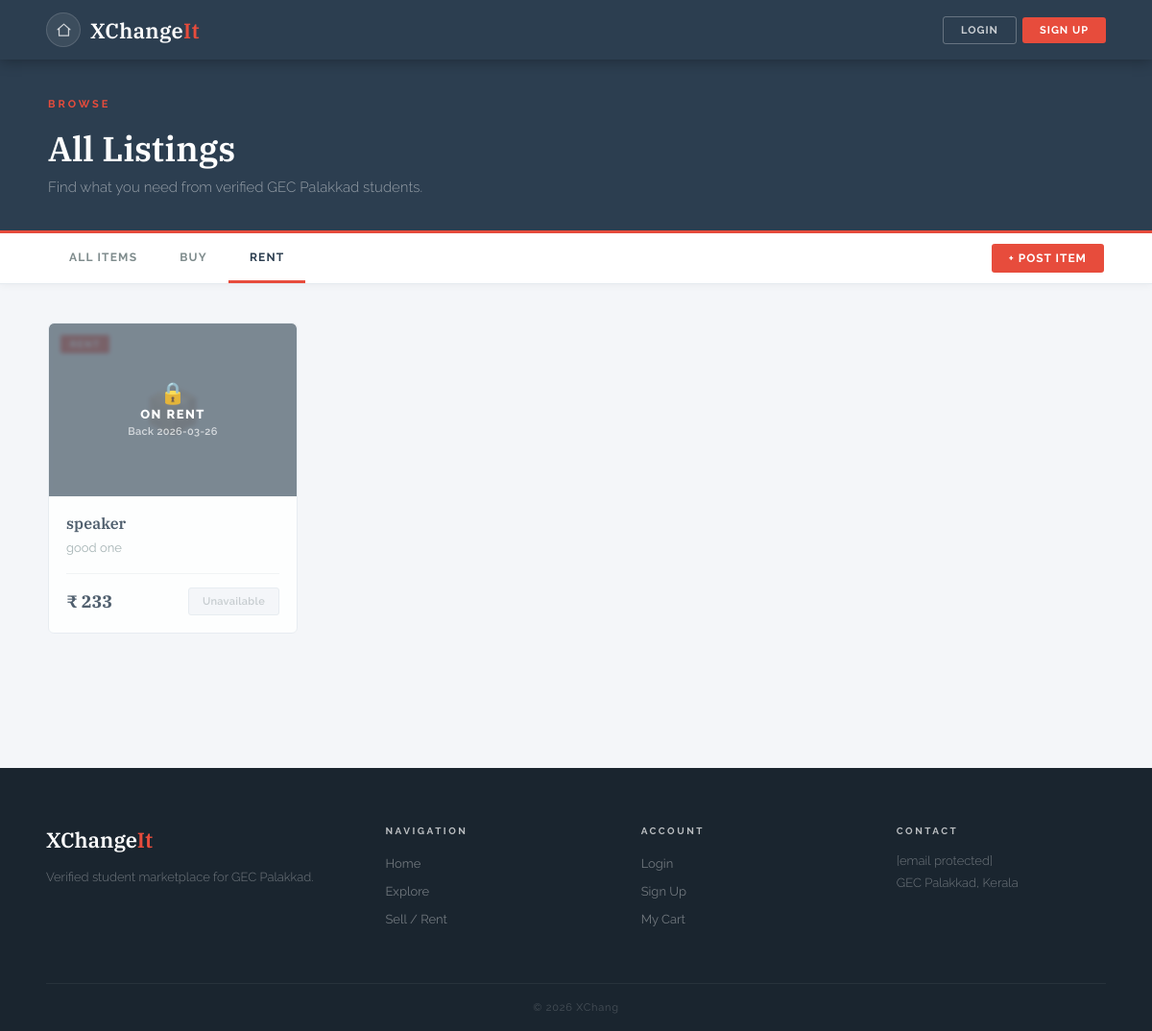
Screenshot of /explore?category=rent with the database file from the repository.
### tables this page shows
CREATE TABLE products (
            id           INTEGER PRIMARY KEY AUTOINCREMENT,
            name         TEXT    NOT NULL,
            price        INTEGER NOT NULL,
            short_desc   TEXT,
            detailed_desc TEXT,
            category     TEXT,
            image1       TEXT,
            image2       TEXT,
            image3       TEXT,
            image4       TEXT,
            image5       TEXT,
            seller       TEXT
        );

### app.py (the view)
@app.route("/explore")
def explore():
    category = request.args.get("category", "all")
    conn = sqlite3.connect(DATABASE)
    c = conn.cursor()
    if category == "buy":
        c.execute("SELECT * FROM products WHERE category='buy' ORDER BY id DESC")
    elif category == "rent":
        c.execute("SELECT * FROM products WHERE category='rent' ORDER BY id DESC")
    else:
        c.execute("SELECT * FROM products ORDER BY id DESC")
    products = c.fetchall()
    conn.close()
    pending = get_pending_count(session.get("user"))
    rent_product_ids = [p[0] for p in products if p[5] == "rent"]
    active_rents = get_active_rents_bulk(rent_product_ids)
    return render_template("explore.html", products=products, category=category,
                           pending_count=pending, active_rents=active_rents)

### app.py (called while the page is built, shortened)
def get_pending_count(username):
    if not username:
        return 0

def get_active_rents_bulk(product_ids):
    if not product_ids:
        return {}
    from datetime import date
    today = date.today().isoformat()
    conn = sqlite3.connect(DATABASE)
    conn.row_factory = sqlite3.Row
    c = conn.cursor()
    placeholders = ",".join("?" for _ in product_ids)
    c.execute(f"""SELECT product_id, MAX(rent_to) as rent_to
                  FROM order_requests
                  WHERE product_id IN ({placeholders})
                  AND status='accepted'
                  AND rent_to IS NOT NULL AND rent_to >= ?
                  GROUP BY product_id""",
              list(product_ids) + [today])
    result = {row["product_id"]: row["rent_to"] for row in c.fetchall()}
    conn.close()
    return result

### templates/explore.html (shortened to what this page needs)
<!DOCTYPE html>
<html lang="en">
<head>
  <link rel="stylesheet" href="{{ url_for('static', filename='slate.css') }}">
  <link rel="stylesheet" href="{{ url_for('static', filename='explore.css') }}">
</head>
<body>
<nav class="navbar">
  <div style="display:flex; align-items:center; gap:10px;">
    <a href="{{ url_for('home') }}" class="nav-icon-btn" data-tooltip="Home">
      <svg viewBox="0 0 24 24" width="18" height="18" fill="none" stroke="currentColor" stroke-width="2">
        <path d="M3 11L12 3l9 8"></path>
        <path d="M5 10v10h14V10"></path>
      </svg>
    </a>
    <a href="{{ url_for('home') }}" class="logo">XChange<span>It</span></a>
  </div>
  <div class="nav-right">
    {% if session.get('user') %}
      <a href="{{ url_for('cart') }}" class="nav-icon-btn" data-tooltip="Cart">
        <svg viewBox="0 0 24 24"><path d="M6 2L3 6v14a2 2 0 002 2h14a2 2 0 002-2V6l-3-4z"/><line x1="3" y1="6" x2="21" y2="6"/><path d="M16 10a4 4 0 01-8 0"/></svg>
      </a>
      <a href="{{ url_for('my_listings_chat') }}" class="nav-icon-btn" data-tooltip="Chats">
        <svg viewBox="0 0 24 24"><path d="M21 15a2 2 0 01-2 2H7l-4 4V5a2 2 0 012-2h14a2 2 0 012 2z"/></svg>
        {% if pending_count and pending_count > 0 %}
          <span class="nav-badge">{{ pending_count }}</span>
        {% endif %}
      </a>
      <div class="notif-wrap" id="notifWrap">
        <button class="nav-icon-btn notif-bell-btn" id="notifBell" data-tooltip="Notifications" onclick="toggleNotifPanel(event)" aria-label="Notifications">
          <svg viewBox="0 0 24 24" fill="none" stroke="currentColor" stroke-width="2" stroke-linecap="round" stroke-linejoin="round" width="18" height="18">
            <path d="M18 8A6 6 0 006 8c0 7-3 9-3 9h18s-3-2-3-9"/>
            <path d="M13.73 21a2 2 0 01-3.46 0"/>
          </svg>
          <span class="nav-badge notif-badge" id="notifBadge" style="display:none;"></span>
        </button>
        <div class="notif-panel" id="notifPanel" style="display:none;">
          <div class="notif-panel-header">
            <span>Notifications</span>
            <button class="notif-close-btn" onclick="closeNotifPanel()">&#x2715;</button>
          </div>
          <div class="notif-list" id="notifList">
            <div class="notif-loading">Loading&#8230;</div>
          </div>
        </div>
      </div>
      <a href="{{ url_for('profile') }}" class="nav-icon-btn nav-profile-btn" data-tooltip="{{ session.get('user') }}">
        {{ session.get('user')[0]|upper }}
      </a>
    {% else %}
      <a href="{{ url_for('login') }}" class="btn-nav-ghost">Login</a>
      <a href="{{ url_for('signup') }}" class="btn-nav-fill">Sign Up</a>
    {% endif %}
  </div>
</nav>
<div class="page-header">
  <div class="page-header-inner">
    <span class="overline">Browse</span>
    <h1>All Listings</h1>
    <p>Find what you need from verified GEC Palakkad students.</p>
  </div>
</div>
<div class="filter-bar">
  <div class="filter-inner">
    <div class="filter-tabs">
      <a href="{{ url_for('explore') }}"
         class="filter-tab {% if category=='all' %}active{% endif %}">All Items</a>
      <a href="{{ url_for('explore', category='buy') }}"
         class="filter-tab {% if category=='buy' %}active{% endif %}">Buy</a>
      <a href="{{ url_for('explore', category='rent') }}"
         class="filter-tab {% if category=='rent' %}active{% endif %}">Rent</a>
    </div>
    <a href="{{ url_for('sell') }}" class="btn-nav-fill" style="font-size:12px; padding:8px 18px; border-radius:3px;">+ Post Item</a>
  </div>
</div>
<div class="products-section">
  <div class="products-inner">
    {% if products %}
    <div class="products-grid">
      {% for product in products %}
      <div class="product-card"
           onclick="window.location.href=this.dataset.href" data-href="{{ url_for('product_detail', product_id=product[0]) }}">
        <div class="product-img">
          {% if product[6] %}
            <img src="{{ url_for('static', filename='uploads/' + product[6]) }}" alt="{{ product[1] }}">
          {% else %}
            <div class="product-img-placeholder">
              <span>📦</span>
            </div>
          {% endif %}
          <div class="product-badge {% if product[5]=='rent' %}badge-rent{% else %}badge-buy{% endif %}">
          </div>
          {% if product[5] == 'rent' and active_rents.get(product[0]) %}
          <div class="rent-blocked-overlay">
            <span class="rent-blocked-icon">🔒</span>
            <span class="rent-blocked-text">On Rent</span>
            <span class="rent-blocked-date">Back {{ active_rents[product[0]] }}</span>
          </div>
          {% endif %}
        </div>
        <div class="product-body">
          <h3>{{ product[1] }}</h3>
          <p class="product-desc">{{ product[3] }}</p>
          <div class="product-footer">
            <span class="product-price">₹ {{ product[2] }}</span>
            {% if product[5] == 'rent' and active_rents.get(product[0]) %}
              <span class="wishlist-btn rented-out-btn" title="Currently rented out">Unavailable</span>
            {% else %}
              <a href="{{ url_for('add_to_cart', product_id=product[0]) }}"
                 class="wishlist-btn"
                 onclick="event.stopPropagation()">+ Cart</a>
            {% endif %}
          </div>
        </div>
      </div>
      {% endfor %}
    </div>
    {% endif %}
  </div>
</div>
<footer class="footer">
  <div class="footer-grid">
    <div class="footer-col">
      <span class="footer-logo">XChange<span>It</span></span>
      <p class="footer-desc">Verified student marketplace for GEC Palakkad.</p>
    </div>
    <div class="footer-col">
      <h4>Navigation</h4>
      <ul>
        <li><a href="{{ url_for('home') }}">Home</a></li>
        <li><a href="{{ url_for('explore') }}">Explore</a></li>
        <li><a href="{{ url_for('sell') }}">Sell / Rent</a></li>
      </ul>
    </div>
    <div class="footer-col">
      <h4>Account</h4>
      <ul>
        <li><a href="{{ url_for('login') }}">Login</a></li>
        <li><a href="{{ url_for('signup') }}">Sign Up</a></li>
        <li><a href="{{ url_for('cart') }}">My Cart</a></li>
      </ul>
    </div>
    <div class="footer-col">
      <h4>Contact</h4>
      <p><a href="/cdn-cgi/l/email-protection" class="__cf_email__" data-cfemail="90e3e5e0e0ffe2e4d0e8f3f8f1fef7f5f9e4bef9fe">[email&#160;protected]</a></p>
      <p>GEC Palakkad, Kerala</p>
    </div>
  </div>
  <div class="footer-bottom">© 2026 XChang
</body>
</html>

### static/slate.css (style rules this page uses)
*, *::before, *::after { box-sizing: border-box; margin: 0; padding: 0; }
html { scroll-behavior: smooth; }
body { font-family: 'Raleway', sans-serif; background: #f4f6f9; color: #2c3e50; min-height: 100vh; }
a { text-decoration: none; color: inherit; }
.navbar { background: #2c3e50; padding: 0 48px; display: flex; align-items: center; justify-content: space-between; height: 62px; position: sticky; top: 0; z-index: 1000; box-shadow: 0 2px 14px rgba(0,0,0,0.3); }
.logo { font-family: 'IBM Plex Serif', serif; font-size: 22px; color: #fff; font-weight: 600; letter-spacing: 0.3px; }
.logo span { color: #e74c3c; }
.nav-right { display: flex; gap: 10px; align-items: center; }
.btn-nav-ghost { padding: 7px 18px; background: transparent; border: 1px solid rgba(255,255,255,0.28); color: rgba(255,255,255,0.75); border-radius: 3px; font-size: 11px; font-weight: 700; letter-spacing: 1px; text-transform: uppercase; cursor: pointer; font-family: 'Raleway', sans-serif; transition: all 0.2s; }
.btn-nav-fill { padding: 7px 18px; background: #e74c3c; border: none; color: #fff; border-radius: 3px; font-size: 11px; font-weight: 700; letter-spacing: 1px; text-transform: uppercase; cursor: pointer; font-family: 'Raleway', sans-serif; transition: opacity 0.2s; }
.overline { font-size: 11px; letter-spacing: 3px; text-transform: uppercase; color: #e74c3c; font-weight: 700; margin-bottom: 16px; display: block; }
.footer { background: #1a252f; padding: 60px 48px 0; margin-top: 80px; }
.footer-grid { display: grid; grid-template-columns: 1.4fr 1fr 1fr 1fr; gap: 48px; padding-bottom: 48px; border-bottom: 1px solid rgba(255,255,255,0.06); }
.footer-logo { font-family: 'IBM Plex Serif', serif; font-size: 22px; color: #fff; font-weight: 600; margin-bottom: 14px; display: block; }
.footer-logo span { color: #e74c3c; }
.footer-desc { color: rgba(255,255,255,0.38); font-size: 13px; line-height: 1.75; font-weight: 300; }
.footer-col h4 { color: rgba(255,255,255,0.7); font-size: 10px; letter-spacing: 2.5px; text-transform: uppercase; font-weight: 700; margin-bottom: 18px; }
.footer-col ul { list-style: none; }
.footer-col ul li { margin-bottom: 10px; }
.footer-col ul li a { color: rgba(255,255,255,0.38); font-size: 13px; transition: color 0.2s; }
.footer-col p { color: rgba(255,255,255,0.38); font-size: 13px; margin-bottom: 8px; font-weight: 300; }
.footer-bottom { text-align: center; padding: 18px 0; color: rgba(255,255,255,0.2); font-size: 11px; letter-spacing: 0.8px; }
.nav-right { display: flex; gap: 6px; align-items: center; }
.nav-icon-btn { position: relative; width: 36px; height: 36px; border-radius: 50%; background: rgba(255,255,255,0.08); border: 1px solid rgba(255,255,255,0.14); display: flex; align-items: center; justify-content: center; color: rgba(255,255,255,0.75); font-size: 16px; cursor: pointer; transition: background 0.2s, border-color 0.2s, color 0.2s; text-decoration: none; flex-shrink: 0; }
.nav-icon-btn svg { width: 17px; height: 17px; stroke: currentColor; fill: none; stroke-width: 1.8; stroke-linecap: round; stroke-linejoin: round; flex-shrink: 0; }
.nav-icon-btn::after { content: attr(data-tooltip); position: absolute; bottom: -32px; left: 50%; transform: translateX(-50%); background: #1a252f; color: rgba(255,255,255,0.8); font-size: 10px; font-weight: 600; letter-spacing: 0.5px; padding: 4px 8px; border-radius: 3px; white-space: nowrap; pointer-events: none; opacity: 0; transition: opacity 0.2s; font-family: 'Raleway', sans-serif; z-index: 9999; }

### rows the page displays
products: active_rents "2026-03-26", name "speaker", short_desc "good one", price "233", category "Unavailable"
